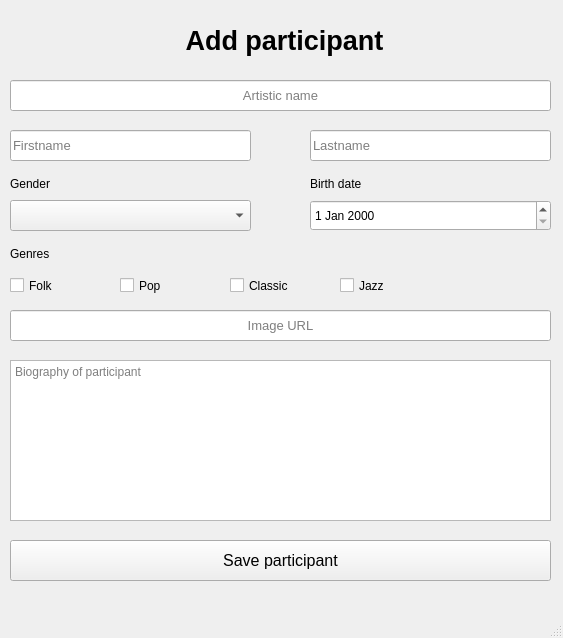
<?xml version="1.0" encoding="UTF-8"?>
<ui version="4.0">
 <class>AddParticipant</class>
 <widget class="QMainWindow" name="AddParticipant">
  <property name="geometry">
   <rect>
    <x>0</x>
    <y>0</y>
    <width>563</width>
    <height>638</height>
   </rect>
  </property>
  <property name="windowTitle">
   <string>Add participant</string>
  </property>
  <widget class="QWidget" name="centralwidget">
   <widget class="QLabel" name="title_label">
    <property name="geometry">
     <rect>
      <x>4</x>
      <y>5</y>
      <width>561</width>
      <height>71</height>
     </rect>
    </property>
    <property name="font">
     <font>
      <pointsize>20</pointsize>
      <weight>75</weight>
      <bold>true</bold>
     </font>
    </property>
    <property name="text">
     <string>Add participant</string>
    </property>
    <property name="alignment">
     <set>Qt::AlignCenter</set>
    </property>
   </widget>
   <widget class="QLineEdit" name="artname_edit">
    <property name="geometry">
     <rect>
      <x>10</x>
      <y>80</y>
      <width>541</width>
      <height>31</height>
     </rect>
    </property>
    <property name="font">
     <font>
      <pointsize>10</pointsize>
     </font>
    </property>
    <property name="text">
     <string/>
    </property>
    <property name="alignment">
     <set>Qt::AlignCenter</set>
    </property>
    <property name="placeholderText">
     <string>Artistic name</string>
    </property>
   </widget>
   <widget class="QLineEdit" name="fname_edit">
    <property name="geometry">
     <rect>
      <x>10</x>
      <y>130</y>
      <width>241</width>
      <height>31</height>
     </rect>
    </property>
    <property name="font">
     <font>
      <pointsize>10</pointsize>
     </font>
    </property>
    <property name="text">
     <string/>
    </property>
    <property name="alignment">
     <set>Qt::AlignLeading|Qt::AlignLeft|Qt::AlignVCenter</set>
    </property>
    <property name="placeholderText">
     <string>Firstname</string>
    </property>
   </widget>
   <widget class="QLineEdit" name="lname_edit">
    <property name="geometry">
     <rect>
      <x>310</x>
      <y>130</y>
      <width>241</width>
      <height>31</height>
     </rect>
    </property>
    <property name="font">
     <font>
      <pointsize>10</pointsize>
     </font>
    </property>
    <property name="text">
     <string/>
    </property>
    <property name="alignment">
     <set>Qt::AlignLeading|Qt::AlignLeft|Qt::AlignVCenter</set>
    </property>
    <property name="placeholderText">
     <string>Lastname</string>
    </property>
   </widget>
   <widget class="QLabel" name="gender_label">
    <property name="geometry">
     <rect>
      <x>10</x>
      <y>160</y>
      <width>241</width>
      <height>31</height>
     </rect>
    </property>
    <property name="font">
     <font>
      <pointsize>9</pointsize>
      <weight>50</weight>
      <bold>false</bold>
     </font>
    </property>
    <property name="text">
     <string>Gender</string>
    </property>
    <property name="alignment">
     <set>Qt::AlignBottom|Qt::AlignLeading|Qt::AlignLeft</set>
    </property>
   </widget>
   <widget class="QLabel" name="birth_label">
    <property name="geometry">
     <rect>
      <x>310</x>
      <y>160</y>
      <width>241</width>
      <height>31</height>
     </rect>
    </property>
    <property name="font">
     <font>
      <pointsize>9</pointsize>
      <weight>50</weight>
      <bold>false</bold>
     </font>
    </property>
    <property name="text">
     <string>Birth date</string>
    </property>
    <property name="alignment">
     <set>Qt::AlignBottom|Qt::AlignLeading|Qt::AlignLeft</set>
    </property>
   </widget>
   <widget class="QLabel" name="genre_label">
    <property name="geometry">
     <rect>
      <x>10</x>
      <y>230</y>
      <width>241</width>
      <height>31</height>
     </rect>
    </property>
    <property name="font">
     <font>
      <pointsize>9</pointsize>
      <weight>50</weight>
      <bold>false</bold>
     </font>
    </property>
    <property name="text">
     <string>Genres</string>
    </property>
    <property name="alignment">
     <set>Qt::AlignBottom|Qt::AlignLeading|Qt::AlignLeft</set>
    </property>
   </widget>
   <widget class="QDateEdit" name="datepicker">
    <property name="geometry">
     <rect>
      <x>310</x>
      <y>200</y>
      <width>241</width>
      <height>31</height>
     </rect>
    </property>
   </widget>
   <widget class="QComboBox" name="gender_combo">
    <property name="geometry">
     <rect>
      <x>10</x>
      <y>200</y>
      <width>241</width>
      <height>31</height>
     </rect>
    </property>
   </widget>
   <widget class="QCheckBox" name="folk_check">
    <property name="geometry">
     <rect>
      <x>10</x>
      <y>270</y>
      <width>111</width>
      <height>31</height>
     </rect>
    </property>
    <property name="text">
     <string>Folk</string>
    </property>
   </widget>
   <widget class="QCheckBox" name="pop_check">
    <property name="geometry">
     <rect>
      <x>120</x>
      <y>270</y>
      <width>111</width>
      <height>31</height>
     </rect>
    </property>
    <property name="text">
     <string>Pop</string>
    </property>
   </widget>
   <widget class="QCheckBox" name="classic_check">
    <property name="geometry">
     <rect>
      <x>230</x>
      <y>270</y>
      <width>111</width>
      <height>31</height>
     </rect>
    </property>
    <property name="text">
     <string>Classic</string>
    </property>
   </widget>
   <widget class="QCheckBox" name="jazz_check">
    <property name="geometry">
     <rect>
      <x>340</x>
      <y>270</y>
      <width>111</width>
      <height>31</height>
     </rect>
    </property>
    <property name="text">
     <string>Jazz</string>
    </property>
   </widget>
   <widget class="QLineEdit" name="image_edit">
    <property name="geometry">
     <rect>
      <x>10</x>
      <y>310</y>
      <width>541</width>
      <height>31</height>
     </rect>
    </property>
    <property name="font">
     <font>
      <pointsize>10</pointsize>
     </font>
    </property>
    <property name="text">
     <string/>
    </property>
    <property name="alignment">
     <set>Qt::AlignCenter</set>
    </property>
    <property name="placeholderText">
     <string>Image URL</string>
    </property>
   </widget>
   <widget class="QTextEdit" name="biography_edit">
    <property name="geometry">
     <rect>
      <x>10</x>
      <y>360</y>
      <width>541</width>
      <height>161</height>
     </rect>
    </property>
    <property name="placeholderText">
     <string>Biography of participant</string>
    </property>
   </widget>
   <widget class="QPushButton" name="save_button">
    <property name="geometry">
     <rect>
      <x>10</x>
      <y>540</y>
      <width>541</width>
      <height>41</height>
     </rect>
    </property>
    <property name="font">
     <font>
      <pointsize>12</pointsize>
     </font>
    </property>
    <property name="text">
     <string>Save participant</string>
    </property>
   </widget>
  </widget>
  <widget class="QMenuBar" name="menubar">
   <property name="geometry">
    <rect>
     <x>0</x>
     <y>0</y>
     <width>563</width>
     <height>26</height>
    </rect>
   </property>
  </widget>
  <widget class="QStatusBar" name="statusbar"/>
 </widget>
 <resources/>
 <connections/>
</ui>
